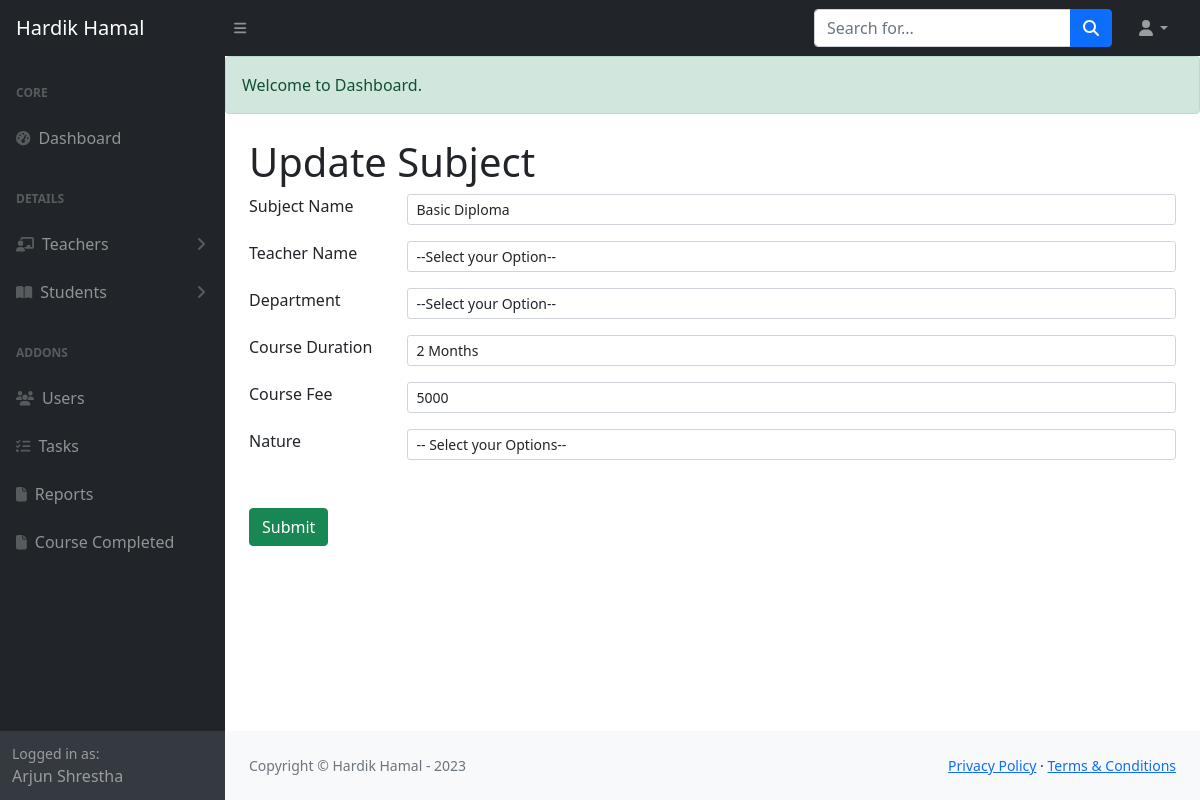
Screenshot of /admin/subupdate.php?id=9 (signed in) with the database file from the repository.
### tables this page shows
CREATE TABLE `subjects` (
  `id` int(11) NOT NULL,
  `subname` varchar(100) NOT NULL,
  `depart` int(11) DEFAULT NULL,
  `teachername` int(11) DEFAULT NULL,
  `coursedu` varchar(50) NOT NULL,
  `fee` varchar(50) NOT NULL,
  `units` enum('course','months','','') NOT NULL,
  `created_at` datetime DEFAULT current_timestamp(),
  `updated_at` datetime DEFAULT NULL ON UPDATE current_timestamp()
);

### admin/subupdate.php (the view, shortened to what this page needs)
<?php
    require_once 'inc/header.php';
    require_once 'inc/topbar.php';
    require_once 'inc/sidebar.php';
?>
            <div id="layoutSidenav_content">
                <main>
                <?php echo flash();
                    if(isset($_GET,$_GET['id']) && !empty($_GET['id'])){
                        $id = $_GET['id'];
                        $sql2 = "SELECT * FROM subjects WHERE id = '$id'";
                        $result2 = mysqli_query($conn,$sql2);
                        $rows2 = mysqli_fetch_assoc($result2);
                    }
                ?>
                    <div class="container-fluid px-4">
                        <h1 class="mt-4">Update Subject</h1>
                        <form action="process/subupdate.php" method="post" class="form" enctype="multipart/form-data">
                            <div class="row">
                                <div class="col-md-2">Subject Name</div>
                                <div class="col-md-10"><input type="text" required name="subname" value="<?php echo $rows2['subname'] ?>" class="form-control form-control-sm"></div>
                                <div class="col-md-2 mt-3">Teacher Name</div>
                                <div class="col-md-10 mt-3">
                                    <select name="teachername" id="" class="form-control form-control-sm">
                                        <option value="">--Select your Option--</option>
                                    </select>
                                </div>
                                <div class="col-md-2 mt-3">Department</div>
                                <div class="col-md-10 mt-3">
                                    <select name="depart" id="" class="form-control form-control-sm">
                                        <option value="">--Select your Option--</option>
                                    </select>
                                </div>
                                <div class="col-md-2 mt-3">Course Duration</div>
                                <div class="col-md-10 mt-3"><input type="text" name="coursedu" value="<?php echo $rows2['coursedu'] ?>" class="form-control form-control-sm"></div>
                                <div class="col-md-2 mt-3">Course Fee</div>
                                <div class="col-md-10 mt-3"><input type="text" required name="fee" value="<?php echo $rows2['fee'] ?>" class="form-control form-control-sm"></div>
                                <div class="col-md-2 mt-3">Nature</div>
                                <div class="col-md-10 mt-3">
                                    <select name="units" id="" class="form-control form-control-sm">
                                        <option value="">-- Select your Options--</option>
                                    </select>
                                </div>
                                <div class="col-md-2">
                                    <button class="btn btn-success mt-5">Submit</button>
                                </div>
                            </div>
                        </form>
                    </div>
                </main>
<?php
    require_once 'inc/footer.php';
?>

### rows the page displays
subjects: subname "Basic Diploma", coursedu "2 Months", fee "5000"

### other values shown
$_SESSION['fname'] "Arjun Shrestha"
$_SESSION['success'] "Welcome to Dashboard."
